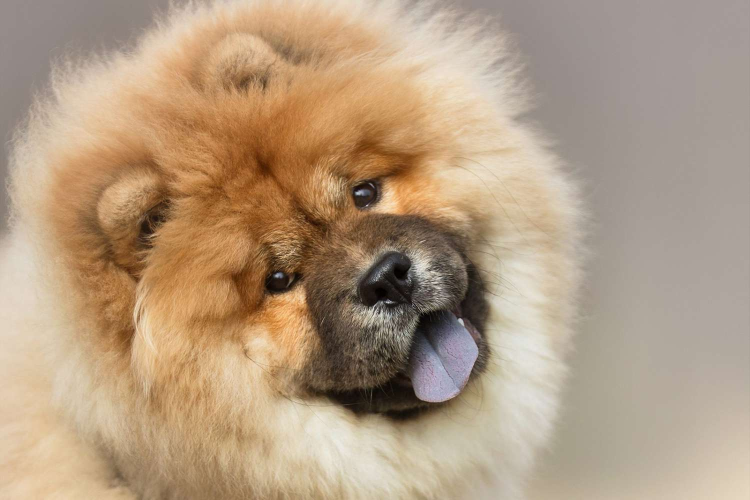
#> input picture practice_images/dogs_4.jpg, 1500 x 1000 px, found by its file name (shown at 1/2 size)
$ python spaces.py
#> lines starting #> are read from the running program, lines starting #| are printed output that depends on the picture
#> further down, img is the input picture: shape (1000, 1500, 3); mean B, G, R 129.5, 155.3, 179.1
### rescaling.py
import cv2 as cv
def rescaled_frame(frame,scale=0.75):
#> called with scale = 0.5
    width=int(frame.shape[1]*scale)
#> width = 750
    height=int(frame.shape[0]*scale)
#> height = 500
    dimensions=(width,height)
#> dimensions = (750, 500)

    return cv.resize(frame,dimensions,interpolation=cv.INTER_AREA)
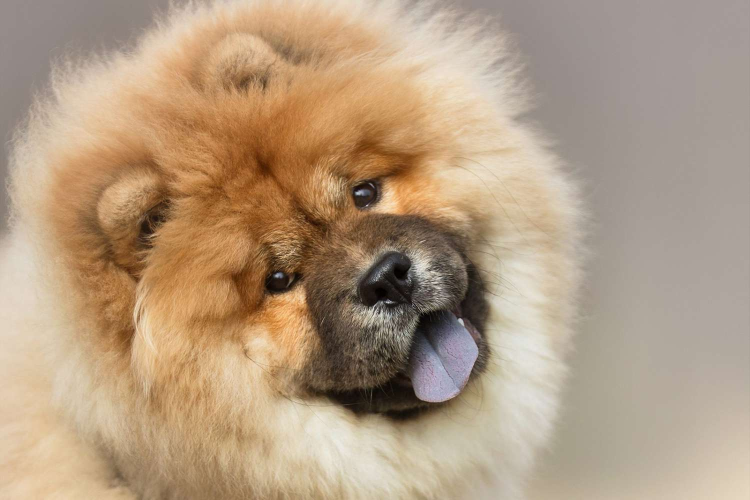
#> returned value: shape (500, 750, 3); mean of channels 0, 1, 2 129.7, 155.4, 179.2; drawn as B, G, R
#The example code :
    capture=cv.VideoCapture("D:\CV_practice\practice_videos\dog_video1.mp4")
# [9 lines of commented-out code are left out]

### spaces.py
import cv2 as cv
import numpy as np
import matplotlib.pyplot as plt
from rescaling import rescaled_frame

img = cv.imread("D:\CV_practice\practice_images\dogs_4.jpg")
rescaled_img=rescaled_frame(img,0.5)
cv.imshow('BGR',rescaled_img) #This is by default a BGR image

#BGR to GRAY:
gray=cv.cvtColor(rescaled_img,cv.COLOR_BGR2GRAY)
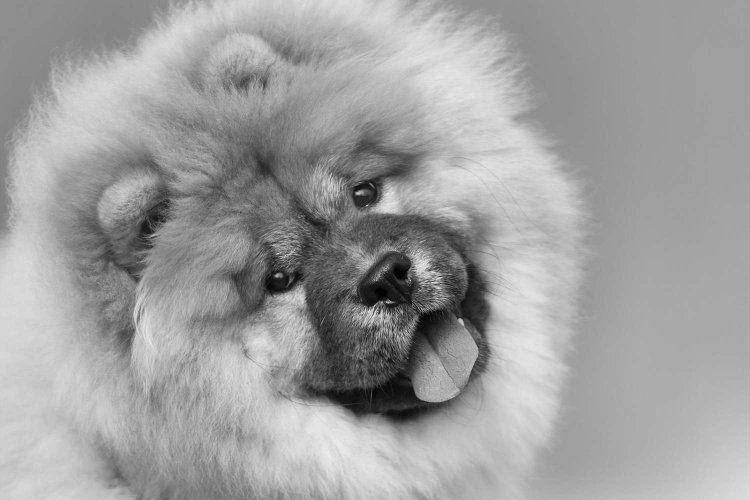
#> gray: shape (500, 750); min 1, max 235, mean 159.6
#cv.imshow('GRAY',gray)

#BGR TO HSV(high Saturation Value):
hsv=cv.cvtColor(rescaled_img,cv.COLOR_BGR2HSV)
#> hsv: shape (500, 750, 3); mean H, S, V 16.9, 72.6, 179.3
#cv.imshow('hsv',hsv)

#BGR to l*a*b(see notes):
lab=cv.cvtColor(rescaled_img,cv.COLOR_BGR2Lab)
#> lab: shape (500, 750, 3); mean of channels 0, 1, 2 166.7, 133.4, 145
#cv.imshow('lab',lab)

#BGR to RGB :
rgb=cv.cvtColor(rescaled_img,cv.COLOR_BGR2RGB)
cv.imshow('rgb',rgb)

#Showing difference in the image read by OpenCV and Matplot:
img_plt=plt.imread("D:\CV_practice\practice_images\dogs_4.jpg")

fig,axes=plt.subplots(nrows=2, ncols=2, figsize=(10, 8))
axes=axes.flatten()
axes[0].imshow(img)#Here as we passed the image that is read by OpenCV it is converted to BGR format so for Matplot,
# #the image(real) is an BGR image which is then converted as RGB by matplot itself  .
axes[0].set_title("image read by openCV displayed in Matplot")

axes[1].imshow(img_plt) #here as we passed the image that is read by matplot which is already in RGB format so
#the image is displayed as it is
axes[1].set_title("image read by Matplot")

plt.tight_layout()
plt.show()
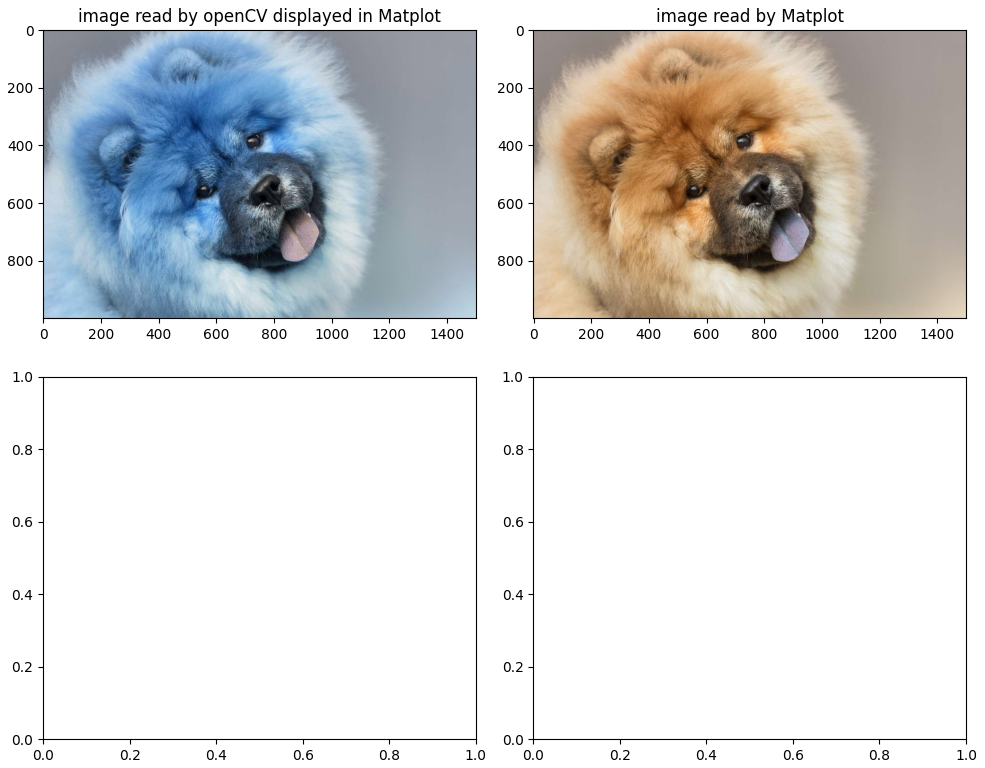
#> figure drawn by matplotlib, 2 panels; B, G, R data is drawn as R, G, B

cv.waitKey(0)
